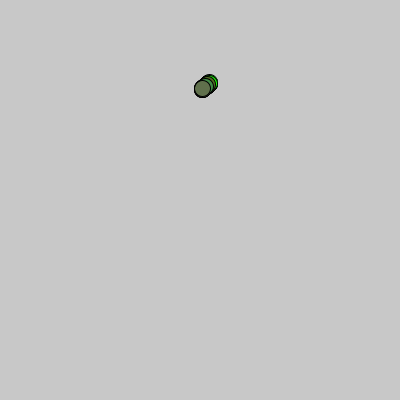
Frame 1 (no input)
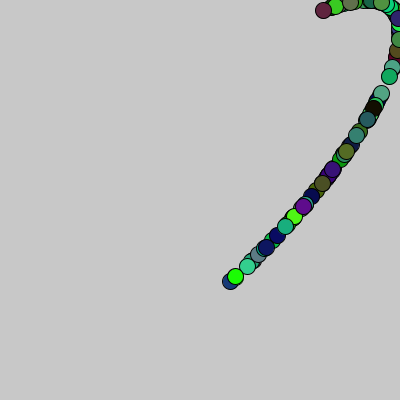
Frame 60 (the mouse pressed at the canvas centre just before this capture)
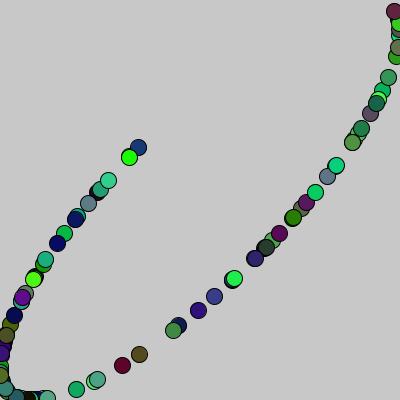
Frame 120 (the mouse held since frame 60 and released just before this capture)

The Processing sketch that drew these frames (run headless with seeded random() and noise(); from frame 60 on, the mouse is pressed at the canvas centre):

// Processing sketch: processing_119523
// ── processing_119523.pde

// Learning Processing Exercise 13-6. An array of oscillators.

Oscillator[] oscillators = new Oscillator[100];

void setup() {
  size(400, 400);
  for (int i = 0; i < oscillators.length; ++i) {
    oscillators[i] = new Oscillator();
  }
}

void draw() {
  background(200);
  for (int i = 0; i < oscillators.length; ++i) {
    oscillators[i].oscillate();
    oscillators[i].display();
  }
}

class Oscillator {

  float xtheta;
  float ytheta;
  float delta;
  color c;

  Oscillator() {
    xtheta = 0;
    ytheta = 10;
    delta = random(0.01, 0.05);
    c = color(random(0, 100), random(0, 255), random(0, 150));
  }

  void oscillate() {
    xtheta += delta;
    ytheta += delta;
  }

  void display() {
    float x = (sin(xtheta) + 1) * (width / 2);
    float y = (sin(ytheta) + 1) * (width / 2);
    fill(c);
    ellipse(x, y, 16, 16);
  }

}
